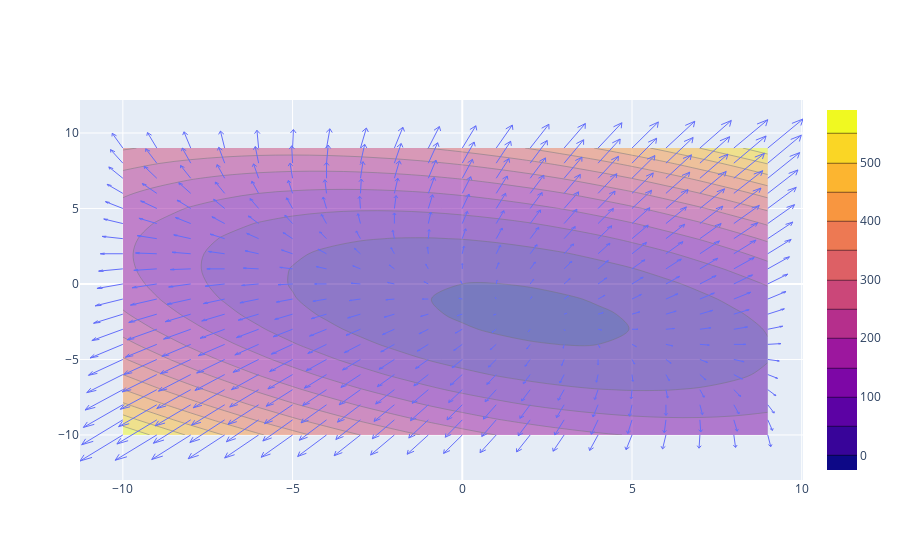

Notebook code for this chart:
### Markdown cell above
In 2D, the surface can be visualized using contour and quiver plots.

### Code cell
v, u = np.gradient(zz, 2, 2)
fig = ff.create_quiver(xx, yy, u, v,
                       scale=.05,
                       arrow_scale=.2,
                       name='quiver',
                       line=dict(width=1))

data = [go.Contour(
            x = xrange,
            y = yrange,
            z = zz,
            opacity = 0.5)]

fig.add_trace(data[0])
iplot(fig)

### Figure 1 — Plotly figure (JSON) as saved in the notebook; plotly's stock layout.template omitted (floating-point values rounded to 4 significant figures; data arrays with more than 128 entries replaced by an {"elided": "..."} marker saying what was removed)
{"data": [{"line": {"width": 1}, "mode": "lines", "name": "quiver", "type": "scatter", "x": {"elided": "2800 float values"}, "y": {"elided": "2800 float values"}}, {"opacity": 0.5, "type": "contour", "x": [-10, -9, -8, -7, -6, -5, -4, -3, -2, -1, 0, 1, 2, 3, 4, 5, 6, 7, 8, 9], "y": [-10, -9, -8, -7, -6, -5, -4, -3, -2, -1, 0, 1, 2, 3, 4, 5, 6, 7, 8, 9], "z": {"elided": "20x20 float values"}}], "layout": {"hovermode": "closest"}}
